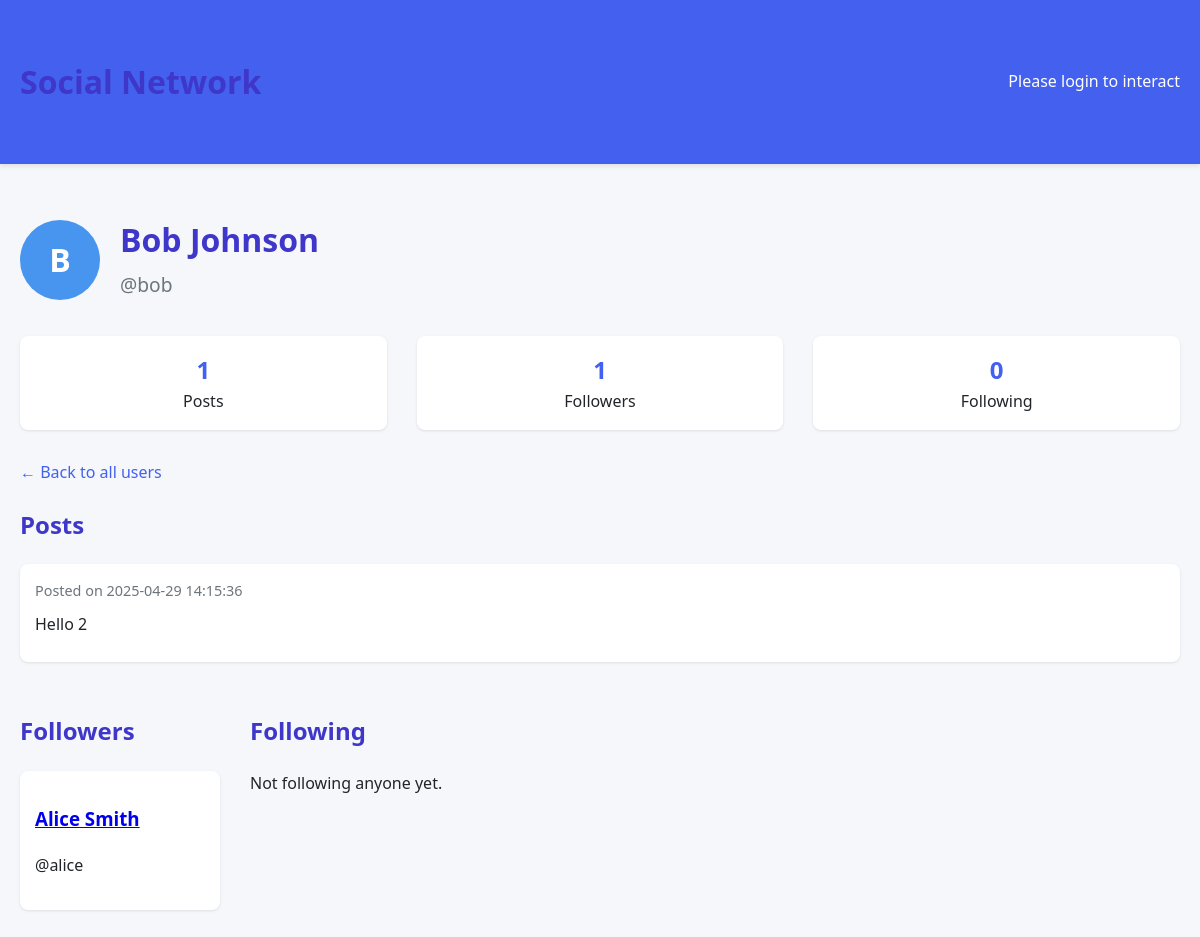
/user/2, run on the app's committed database.
### tables this page shows
CREATE TABLE users (
                    id INTEGER PRIMARY KEY AUTOINCREMENT,
                    username TEXT UNIQUE NOT NULL,
                    name TEXT NOT NULL
                );

CREATE TABLE posts (
                    id INTEGER PRIMARY KEY AUTOINCREMENT,
                    user_id INTEGER NOT NULL,
                    content TEXT NOT NULL,
                    timestamp DATETIME DEFAULT CURRENT_TIMESTAMP,
                    FOREIGN KEY(user_id) REFERENCES users(id)
                );

### app.py (the view)
@app.route('/user/<int:user_id>')
def user_profile(user_id):
    user = db.get_user(user_id)
    if not user:
        return "User not found", 404
    current_user = None
    is_following = False
    if 'user_id' in session:
        current_user = db.get_user(session['user_id'])
        if current_user and current_user['id'] != user_id:
            following = db.get_following(current_user['id'])
            is_following = any(f['id'] == user_id for f in following)
    posts = db.get_posts_by_user(user_id)
    followers = db.get_followers(user_id)
    following = db.get_following(user_id)
    return render_template('profile.html',
                         user=user,
                         posts=posts,
                         followers=followers,
                         following=following,
                         current_user=current_user,
                         is_following=is_following)

### app.py (called while the page is built)
    def _get_connection(self):
        return sqlite3.connect(self.db_name)

    def get_user(self, user_id: int) -> Optional[dict]:
        with self._get_connection() as conn:
            cursor = conn.cursor()
            cursor.execute('SELECT id, username, name FROM users WHERE id = ?', (user_id,))
            row = cursor.fetchone()
            return {'id': row[0], 'username': row[1], 'name': row[2]} if row else None

    def get_posts_by_user(self, user_id: int) -> List[dict]:
        with self._get_connection() as conn:
            cursor = conn.cursor()
            cursor.execute('''
                SELECT p.id, p.content, p.timestamp, u.username, u.name
                FROM posts p JOIN users u ON p.user_id = u.id
                WHERE p.user_id = ?
                ORDER BY p.timestamp DESC
            ''', (user_id,))
            return [{
                'id': row[0],
                'content': row[1],
                'timestamp': row[2],
                'username': row[3],
                'name': row[4]
            } for row in cursor.fetchall()]

    def get_followers(self, user_id: int) -> List[dict]:
        with self._get_connection() as conn:
            cursor = conn.cursor()
            cursor.execute('''
                SELECT u.id, u.username, u.name
                FROM followers f
                JOIN users u ON f.follower_id = u.id
                WHERE f.followee_id = ?
            ''', (user_id,))
            return [{'id': row[0], 'username': row[1], 'name': row[2]} for row in cursor.fetchall()]

    def get_following(self, user_id: int) -> List[dict]:
        with self._get_connection() as conn:
            cursor = conn.cursor()
            cursor.execute('''
                SELECT u.id, u.username, u.name
                FROM followers f
                JOIN users u ON f.followee_id = u.id
                WHERE f.follower_id = ?
            ''', (user_id,))
            return [{'id': row[0], 'username': row[1], 'name': row[2]} for row in cursor.fetchall()]

### templates/profile.html (shortened to what this page needs)
<!DOCTYPE html>
<html>
<head>
</head>
<body>
    <header>
        <div class="container header-content">
            <h1>Social Network</h1>
            <div class="login-logout">
                {% if current_user %}
                <div class="user-info">
                    <div class="avatar">{{ current_user.name|first|upper }}</div>
                    <span>{{ current_user.name }}</span>
                </div>
                <a href="{{ url_for('logout') }}" class="btn btn-danger">Logout</a>
                {% else %}
                <span>Please login to interact</span>
                {% endif %}
            </div>
        </div>
    </header>
    <div class="container">
        <div class="profile-header">
            <div class="profile-avatar">{{ user.name|first|upper }}</div>
            <div class="profile-info">
                <h1>{{ user.name }}</h1>
                <div class="profile-username">@{{ user.username }}</div>
            </div>
        </div>
        <div class="stats-container">
            <div class="stat-box">
                <div class="stat-number">{{ posts|length }}</div>
                <div>Posts</div>
            </div>
            <div class="stat-box">
                <div class="stat-number">{{ followers|length }}</div>
                <div>Followers</div>
            </div>
            <div class="stat-box">
                <div class="stat-number">{{ following|length }}</div>
                <div>Following</div>
            </div>
        </div>
        <div class="nav-links">
            <a href="{{ url_for('home') }}">← Back to all users</a>
        </div>
        <h2>Posts</h2>
        {% if posts %}
        {% for post in posts %}
        <div class="post">
            <div class="post-meta">
                Posted on {{ post.timestamp }}
            </div>
            <div class="post-content">
                {{ post.content }}
            </div>
        </div>
        {% endfor %}
        {% else %}
        <p>No posts yet.</p>
        {% endif %}
        <div class="stats-container">
            <div>
                <h2>Followers</h2>
                {% if followers %}
                <div class="user-list">
                    {% for follower in followers %}
                    <div class="user-card">
                        <h3><a href="{{ url_for('user_profile', user_id=follower.id) }}">{{ follower.name }}</a></h3>
                        <p>@{{ follower.username }}</p>
                    </div>
                    {% endfor %}
                </div>
                {% else %}
                <p>No followers yet.</p>
                {% endif %}
            </div>
            <div>
                <h2>Following</h2>
                {% if following %}
                <div class="user-list">
                    {% for followee in following %}
                    <div class="user-card">
                        <h3><a href="{{ url_for('user_profile', user_id=followee.id) }}">{{ followee.name }}</a></h3>
                        <p>@{{ followee.username }}</p>
                    </div>
                    {% endfor %}
                </div>
                {% else %}
                <p>Not following anyone yet.</p>
                {% endif %}
            </div>
        </div>
    </div>
</body>
</html>

### templates/profile.html (style rules this page uses)
:root { --primary: #4361ee; --secondary: #3f37c9; --accent: #4895ef; --light: #f8f9fa; --dark: #212529; --success: #4cc9f0; --danger: #f72585; --warning: #f8961e; }
body { font-family: 'Segoe UI', Tahoma, Geneva, Verdana, sans-serif; line-height: 1.6; color: var(--dark); background-color: #f5f7fa; margin: 0; padding: 0; }
.container { max-width: 1200px; margin: 0 auto; padding: 20px; }
header { background-color: var(--primary); color: white; padding: 15px 0; margin-bottom: 30px; box-shadow: 0 2px 5px rgba(0, 0, 0, 0.1); }
.header-content { display: flex; justify-content: space-between; align-items: center; }
h1, h2, h3 { color: var(--secondary); }
.post { background: white; border-radius: 8px; padding: 15px; margin-bottom: 15px; box-shadow: 0 1px 3px rgba(0, 0, 0, 0.1); }
.post-meta { color: #6c757d; font-size: 0.9em; margin-bottom: 10px; }
.post-content { margin: 10px 0; }
.user-list { display: grid; grid-template-columns: repeat(auto-fill, minmax(200px, 1fr)); gap: 15px; margin-top: 15px; }
.user-card { background: white; border-radius: 8px; padding: 15px; box-shadow: 0 1px 3px rgba(0, 0, 0, 0.1); }
.profile-header { display: flex; align-items: center; gap: 20px; margin-bottom: 20px; }
.profile-avatar { width: 80px; height: 80px; border-radius: 50%; background-color: var(--accent); color: white; display: flex; align-items: center; justify-content: center; font-size: 2em; font-weight: bold; }
.profile-info h1 { margin: 0; }
.profile-username { color: #6c757d; font-size: 1.2em; margin: 5px 0; }
.stats-container { display: flex; gap: 30px; margin: 30px 0; }
.stat-box { background: white; padding: 15px; border-radius: 8px; box-shadow: 0 1px 3px rgba(0, 0, 0, 0.1); text-align: center; flex: 1; }
.stat-number { font-size: 1.5em; font-weight: bold; color: var(--primary); }
.nav-links { margin: 20px 0; }
.nav-links a { margin-right: 15px; text-decoration: none; color: var(--primary); }

### data on the page
users: name|first "B", name "Bob Johnson", username "bob"
posts: timestamp "2025-04-29 14:15:36", content "Hello 2"
users: name "Alice Smith", username "alice"

### other printed values
{{ posts|length }} "1"
{{ followers|length }} "1"
{{ following|length }} "0"
